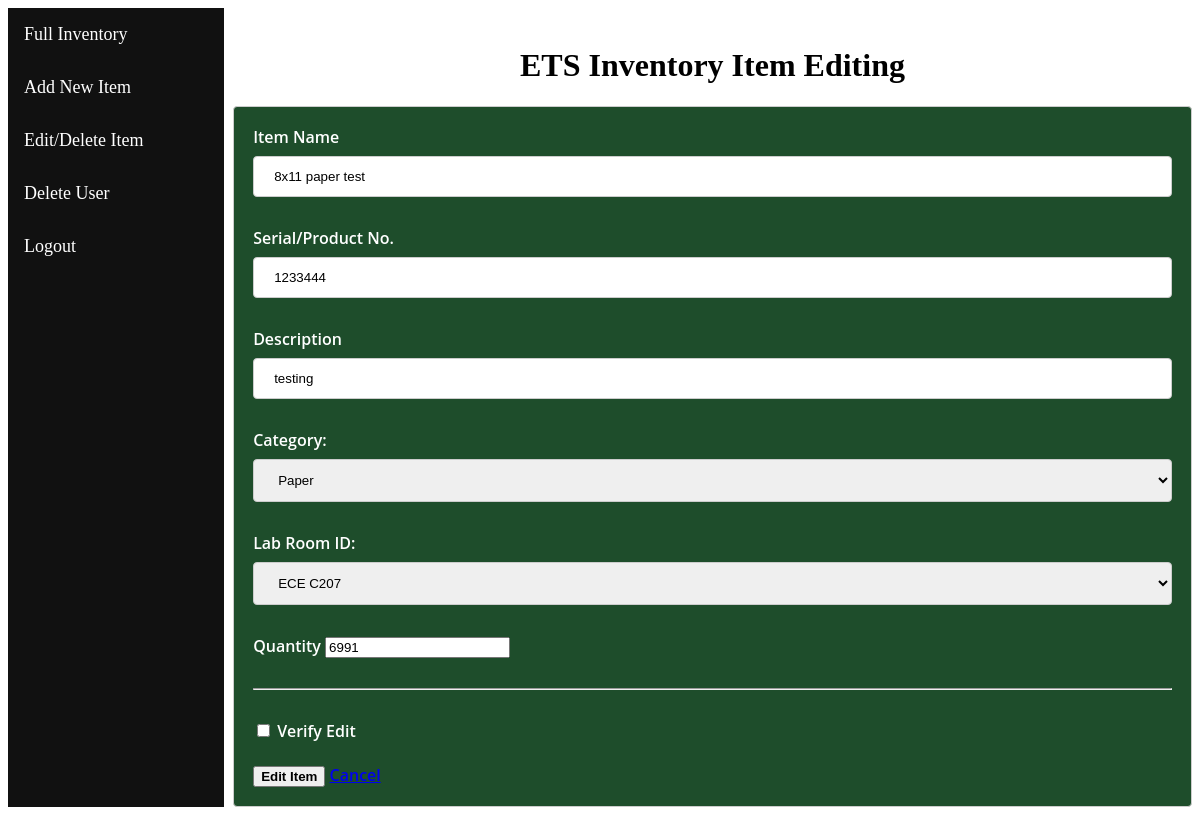
Page /inventory/edititem/1 (signed in) on the earlier database version.
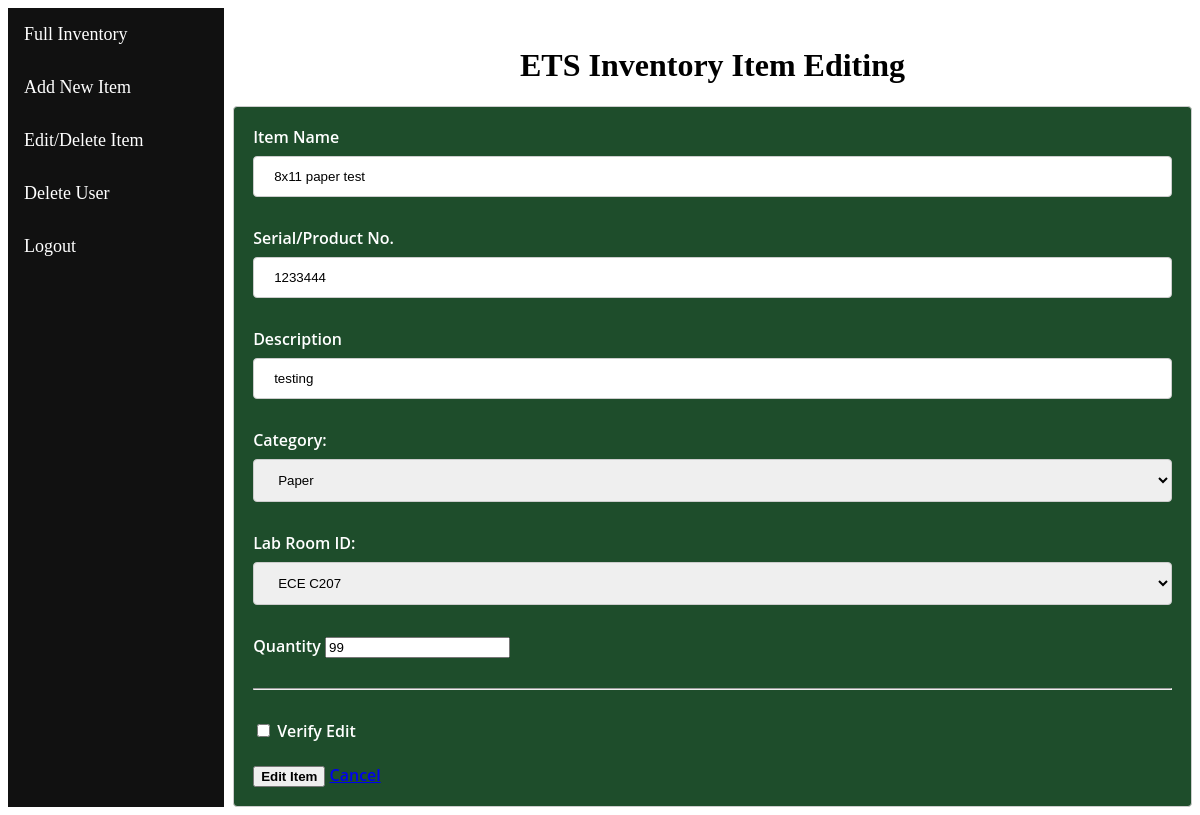
Same page on the later database version.
### main/models.py (models this page shows, shortened)
class Inventory(models.Model):
	item_name = models.CharField(max_length=50, default='')
	ser_prod_no = models.CharField(max_length = 32)
	descript_inf = models.CharField(max_length = 200)
	category_inf = models.CharField(max_length = 200)
	lab_name_no = models.CharField(max_length = 200)
	quantity_of = models.PositiveIntegerField(default=1)
	class Meta:
		ordering = [Upper('item_name')]

### main/views.py (the view, shortened to what this page needs)
# urls.py: path("edititem/<item_id>", views.edititem, name='edititem'),
@login_required
@admin_required
def edititem(request, item_id):
	item = Inventory.objects.get(pk=item_id)
	context = {'item':item}
	return render(request, 'edititem.html', context)

### main/templates/edititem.html (shortened to what this page needs)
{% extends "basedbapp.html" %}
{% block content %}
<br><h1>ETS Inventory Item Editing</h1>
<form action="{% url 'main:edititem' item.id %}" method="post">
	<div class="add">
		<div class="col-md-6">
			<label for="item_name" class="form-label">Item Name</label>
			<input type="text" class="form-control" id="item_name" name="item_name" value="{{item.item_name}}" required>
		</div><br>
		<div class="col-md-6">
			<label for="ser_prod_no" class="form-label">Serial/Product No.</label>
			<input type="text" class="form-control" id="ser_prod_no" name="ser_prod_no" value="{{item.ser_prod_no}}" required>
		</div><br>
		<div class="col-12">
			<label for="descript_inf" class="form-label">Description</label>
			<input type="text" class="form-control" id="descript_inf" name="descript_inf" value="{{item.descript_inf}}" required>
		</div><br>
		<div class="col-md-5">
			<label for="category_inf" class="form-label">Category:</label>
			<select id="category_inf" name="category_inf" class="form-select" required>
				<option selected value="{{ item.category_inf }}">{{ item.category_inf }}</option>
			</select>
		</div><br>
		<div class="col-md-5">
			<label for="lab_name_no" class="form-label">Lab Room ID:</label>
			<select id="lab_name_no" name="lab_name_no" class="form-select" required>
				<option selected value="{{ item.lab_name_no }}">{{ item.lab_name_no }}</option>
			</select>
		</div><br>
		<div class="col-md-2">
			<label for="quantity_of" class="form-label">Quantity</label>
			<input type="number" class="form-control" required class="vIntegerField" min="1" id="quantity_of" name="quantity_of" value={{item.quantity_of}} required>
		</div><br><hr /><br>
		<div class="form-check">
		  <input id="formcheck" type="checkbox" required>
		  <label for="formcheck">
			Verify Edit
		  </label>
		</div><br>
		<div class="col-12">
			<button type="submit" class="btn btn-primary" style="font-weight: bold;">Edit Item</button>
			<a href="{% url 'main:changeitem' %}" style="font-weight: bold;">Cancel</a>
		</div>
	</div>
</form>
{% endblock content %}

Differences in the rows shown:
changed Inventory "8x11 paper test": quantity_of "6991" → "99"
